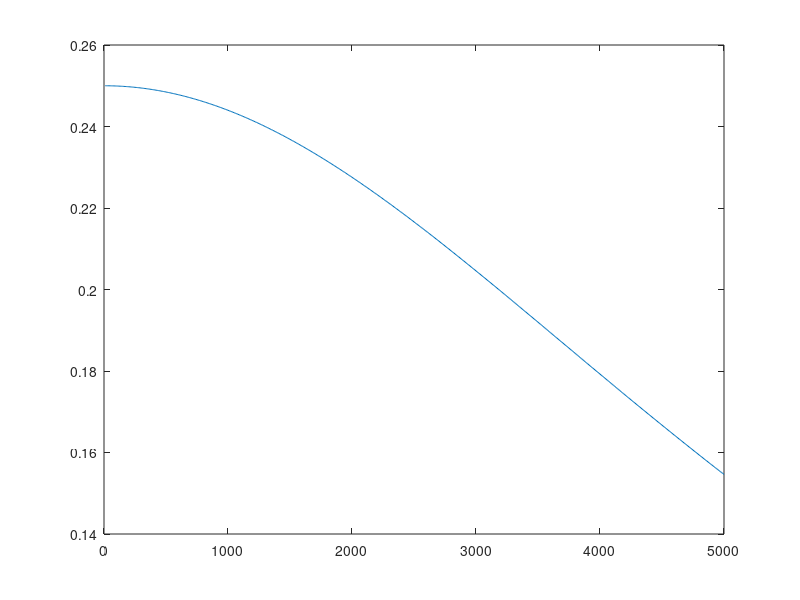

The MATLAB script that drew this image: (Note: this script raises an error after producing the figure.)
clear 
clc
l = 400;
R = 0.01;
L = 2.5e-7;  
C = 1e-10; 
G=0;
f=0:10:5000;
w = 2*pi*f;
s=1i*w;
Z = (R+s.*L);
Y = G+s.*C;
Zo = sqrt(Z./Y);
gama = sqrt(Z.*Y);
Y11= cosh(gama.* l)./(Zo.*sinh(gama.*l));
%Y11
plot(f,Y11)
%%
clear all
clc
% Given the last 3 points
Yr = [1, 1.0004, 1.0014];  % Real part of Y11
Yi = [-0.0025, -0.0126, -0.0252]; % Imaginary part of Y11
w = [1000*pi, 5000*pi, 10000*pi]; 
A = [];
C = [];
% Loop through each frequency point to construct A and C
for k = 1:length(w)
    wk = w(k);
    Yr_k = Yr(k);
    Yi_k = Yi(k); 
    % Construct rows for A and C
    A_row1 = [-1, Yr_k, 0, -wk*Yi_k]; % Real part 
    A_row2 = [0, Yi_k, -wk, wk*Yr_k]; % Imaginary part 
    
    % Append to A
    A = [A; A_row1; A_row2];    
    % C
    C_row1 = wk^2 * Yr_k; % Real part
    C_row2 = wk^2 * Yi_k; % Imaginary part   
    % Append to C
    C = [C; C_row1; C_row2];
end

% Solve for B = [a0; b0; a1; b1]
B = A \ C;
% get cof
a0 = B(1);
b0 = B(2);
a1 = B(3);
b1 = B(4);
f = 0:100:10000;
w = 2*pi*f;
%s = i*w;
% generated H
H = @(s)(a1*s+a0)./(s.^2+b1*s+b0) * 30./s;
l = 400;
R = 0.1;
L = 2.5e-7;  
C = 1e-10; 
G=0;
vs=30;
vo =@(s) vs./(s.*cosh(l.*(G + C.*s).^(1/2).*(R + L.*s).^(1/2)));
[y,t]=niltcv(H,20e-6,'pt1');
[y1,t1]=niltcv(vo,20e-6,'pt1');
plot(t,y,t1,y1);
%{
l = 400;
R = 0.01;
L = 2.5e-7;  
C = 1e-10; 
G=0;
Z = (R+s.*L);
Y = G+s.*C;
Zo = sqrt(Z./Y);
gama = sqrt(Z.*Y);
Y11= cosh(gama.* l)./(Zo.*sinh(gama.*l));
% find the error
n =length(H)-1;
Error = abs(H-Y11);
Error = Error(2:end);
Error = sum(Error)/n;
% plot both in the same figure 
figure(1)
plot(f,H,f,Y11,'r *');
legend('generated Y' ,'Exact Y',sprintf('Error = %.4f', Error))
grid on
%}
%%
clear all
clc
l = 400;
R = 0.1;
L = 2.5e-7;  
C = 1e-10; 
G=0;
vs=1;
f=0:10:5000;
w = 2*pi*f;
s=1i*w;
vo = vs./(cosh(l.*(G + C.*s).^(1/2).*(R + L.*s).^(1/2)));
%[y,t]=niltcv(vo,20e-6,'pt1');
%plot(f,vo)